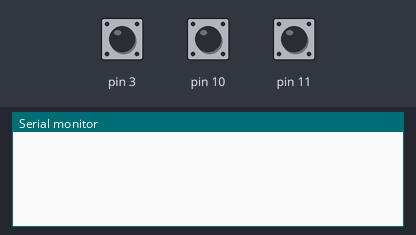
Recording of a program running on a simulated Arduino Uno, built with avr-gcc and run on an emulated ATmega328P. On the bench: the last lines printed to the serial monitor. The test bench sets the inputs (shaded band); at power-on: pin 3 HIGH, pin 11 HIGH, pin 10 HIGH.

Above: at 1.2 s.
1.3 s: pin 3 pulled LOW for 0.15 s
At 1.9 s:
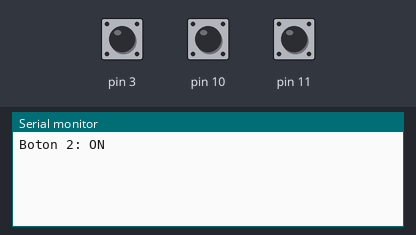
2.9 s: pin 11 pulled LOW for 0.15 s
At 4.2 s:
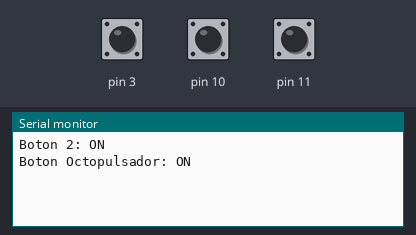
4.5 s: pin 3 pulled LOW for 1 s
At 5.5 s:
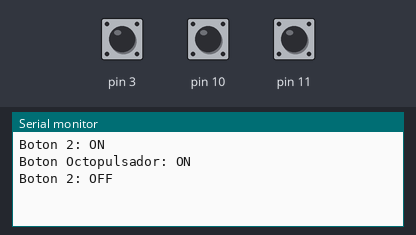
7.0 s: pin 11 pulled LOW for 1 s
At 7.4 s:
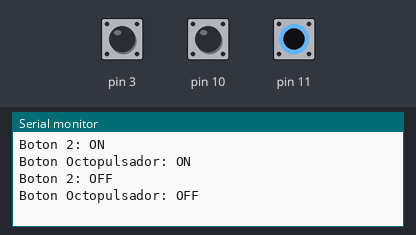
9.5 s: pin 10 pulled LOW for 0.15 s
At 10.5 s:
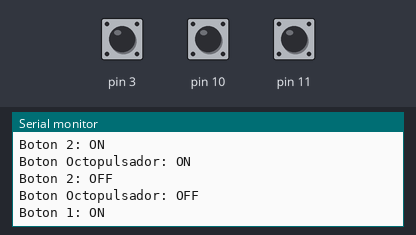
11.1 s: pin 10 pulled LOW for 1 s
At 11.8 s:
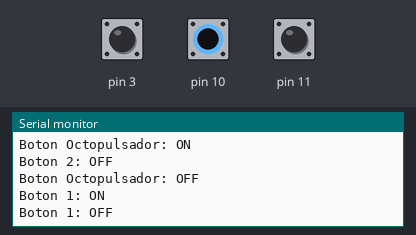

The program:

main.cpp
```cpp
#include <Arduino.h>

// Guardamos el estado anterior de cada botón
bool ant11 = HIGH;
bool ant10 = HIGH;
bool ant3  = HIGH;

// Estados de los Interruptores(ON/OFF)
bool estadoInterruptor11 = false;
bool estadoInterruptor10 = false;
bool estadoInterruptor3  = false;

void setup() {
  pinMode(11, INPUT_PULLUP);
  pinMode(10, INPUT_PULLUP);
  pinMode(3, INPUT_PULLUP);
  Serial.begin(115200);
  ant11 = digitalRead(11);
  ant10 = digitalRead(10);
  ant3  = digitalRead(3);
}

void loop() {
  // INTERRUPTOR OCTOPULSADOR
  bool act11 = digitalRead(11);
  if (act11 == LOW && ant11 == HIGH) {
    delay(50); // Posible cambiar a 100 ms para evitar rebotes
    estadoInterruptor11 = !estadoInterruptor11;
    Serial.print("Boton Octopulsador: ");
    Serial.println(estadoInterruptor11 ? "ON" : "OFF"); // Imprime el estado actual del interruptor, si es true imprime "ON", si es false imprime "OFF"
  }
  ant11 = act11;

  // INTERRUPTOR BOTÓN 1
  bool act10 = digitalRead(10);
  if (act10 == LOW && ant10 == HIGH) {
    delay(50);
    estadoInterruptor10 = !estadoInterruptor10;
    Serial.print("Boton 1: ");
    Serial.println(estadoInterruptor10 ? "ON" : "OFF"); // Imprime el estado actual del interruptor, si es true imprime "ON", si es false imprime "OFF"
  }

  ant10 = act10;

  // INTERRUPTOR BOTÓN 2
  bool act3 = digitalRead(3);
  if (act3 == LOW && ant3 == HIGH) {
    delay(50);
    estadoInterruptor3 = !estadoInterruptor3;
    Serial.print("Boton 2: ");
    Serial.println(estadoInterruptor3 ? "ON" : "OFF"); // Imprime el estado actual del interruptor, si es true imprime "ON", si es false imprime "OFF"
  }
  ant3 = act3;
}
```

Measured:
- after the input at 1.3 s, the serial monitor: prints a new line after 0.05 s (image 1)
- after the input at 2.9 s, the serial monitor: prints a new line after 0.05 s (image 2)
- after the input at 4.5 s, the serial monitor: prints a new line after 0.05 s (image 3)
- after the input at 7.0 s, the serial monitor: prints a new line after 0.05 s (image 4)
- after the input at 9.5 s, the serial monitor: prints a new line after 0.05 s (image 5)
- after the input at 11.1 s, the serial monitor: prints a new line after 0.05 s (image 6)
